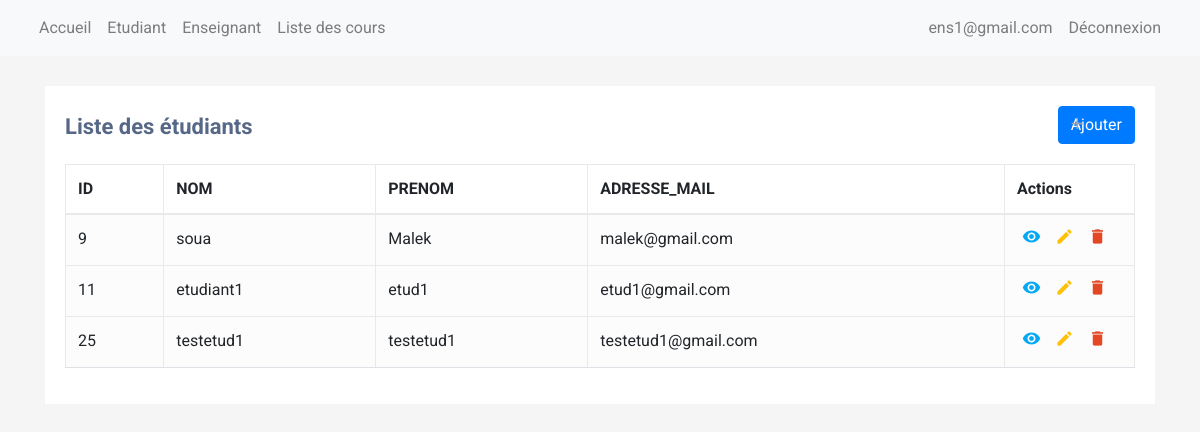
The app's page /miniprojet/Accueil_admin_etudiant.php (signed in) with its own data.
### tables this page shows
CREATE TABLE `utilisateur` (
  `id_utilisateur` int NOT NULL,
  `nom` varchar(100) DEFAULT NULL,
  `prenom` varchar(100) DEFAULT NULL,
  `email` varchar(100) DEFAULT NULL,
  `mot_de_passe` varchar(100) DEFAULT NULL,
  `Role` int DEFAULT NULL
);

### miniprojet/get_email.php (called while the page is built)
<?php
$conn = connect();
$id_utilisateur = $_SESSION['id_utilisateur'];
    $req = "SELECT email FROM utilisateur WHERE id_utilisateur= :id_utilisateur ";
    $statement = $conn->prepare($req);
    $statement->bindParam(':id_utilisateur', $id_utilisateur, PDO::PARAM_INT);
    $statement->execute();
    $user = $statement->fetch(PDO::FETCH_ASSOC);
?>

### miniprojet/Accueil_admin_etudiant.php (the view, shortened to what this page needs)
<?php
require_once("get_email.php");
    ?>
<!DOCTYPE html>
<html lang="en">
<head>
<link rel="stylesheet" href="https://stackpath.bootstrapcdn.com/bootstrap/4.5.0/css/bootstrap.min.css">
<link rel="stylesheet" href="https://maxcdn.bootstrapcdn.com/font-awesome/4.7.0/css/font-awesome.min.css">
</head>
<body>
<header>
<nav class="navbar navbar-expand-lg navbar-light bg-light">
<div class="container-fluid">
<div class="collapse navbar-collapse" id="navbarNav">
<ul class="navbar-nav">
    <li>
    <a class="nav-link" href="Accueil_admin.php">Accueil</a>
    </li>
<li class="nav-item">
<a class="nav-link" href="Accueil_admin_etudiant.php">Etudiant</a>
</li>
<li class="nav-item">
<a class="nav-link" href="Accueil_admin_enseignant.php">Enseignant</a>
</li>
<li class="nav-item">
<a class="nav-link" href="Accueil_admin_cours.php">Liste des cours</a>
</li>
</ul>
<ul class="navbar-nav ml-auto">
<li class="nav-item">
<a class="nav-link"><?php echo $user['email']; ?></a>
</li>
<li class="nav-item">
<a class="nav-link" href="deconnexion.php">Déconnexion</a>
</li>
</ul>
</div>
</div>
</nav>
</header>
<div class="container-xl">
    <div class="table-responsive">
        <div class="table-wrapper">
            <div class="table-title">
                <div class="row">
                    <div class="col-sm-8"><h2><b>Liste des étudiants</b></h2></div>
                    <div class="col-sm-4">
                        <div class="search-box">
                        <form action="ajouter_etudiant.php" method="get">
                            <button type="submit" class="btn btn-primary">
                                <i class="material-icons">add</i> Ajouter
                            </button>
                        </form>
                        </div>
                    </div>
                </div>
            </div>
            <table class="table table-striped table-hover table-bordered">
                <thead>
                    <tr>
                        <th>ID</th>
                        <th>NOM</th>
                        <th>PRENOM </th>
                        <th>ADRESSE_MAIL</th>
                        <th>Actions</th>
                    </tr>
                </thead>
                <tbody>
                <?php
     require_once("connect.php");
    $req = "select * from utilisateur where Role=2";
try {
    $resultat = $conn->query($req);
    while($ligne = $resultat->fetch(PDO::FETCH_ASSOC)) {
        echo "<tr>";
        echo "<td>".$ligne["id_utilisateur"]."</td>";
        echo "<td>".$ligne["nom"]."</td>";
        echo "<td>".$ligne["prenom"]."</td>";
        echo "<td>".$ligne["email"]."</td>";
        echo" <td>
        <a href='affichage_par_id.php?id_utilisateur=".$ligne["id_utilisateur"]."' class='view' title='View' data-toggle='tooltip'><i class='material-icons'>&#xE417;</i></a>
        <a href='edit_utilisateur.php?id_utilisateur=".$ligne["id_utilisateur"]."' class='edit' title='Edit' data-toggle='tooltip'><i class='material-icons'>&#xE254;</i></a>
        <a href='supprimer_utilisateur.php?id_utilisateur=".$ligne["id_utilisateur"]."' class='delete' title='Delete' data-toggle='tooltip'><i class='material-icons'>&#xE872;</i></a>
    </td>";
        echo "<tr>";
    }
    echo "</table>";
}
catch(PDOException $e)
{
    echo "<br> Probleme de requete".$e->getMessage();
}
?>
        </div>
    </div>
</div>
</body>
</html>

### miniprojet/Accueil_admin_etudiant.php (style rules this page uses)
body { color: #566787; background: #f5f5f5; font-family: 'Roboto', sans-serif; }
.table-responsive { margin: 30px 0; }
.table-wrapper { min-width: 1000px; background: #fff; padding: 20px; box-shadow: 0 1px 1px rgba(0,0,0,.05); }
.table-title { padding-bottom: 10px; margin: 0 0 10px; min-width: 100%; }
.table-title h2 { margin: 8px 0 0; font-size: 22px; }
.search-box { position: relative; float: right; }
.search-box i { color: #a0a5b1; position: absolute; font-size: 19px; top: 8px; left: 10px; }
table.table tr th, table.table tr td { border-color: #e9e9e9; }
table.table-striped tbody tr:nth-of-type(odd) { background-color: #fcfcfc; }
table.table td:last-child { width: 130px; }
table.table td a { color: #a0a5b1; display: inline-block; margin: 0 5px; }
table.table td a.view { color: #03A9F4; }
table.table td a.edit { color: #FFC107; }
table.table td a.delete { color: #E34724; }
table.table td i { font-size: 19px; }

### records on screen
utilisateur: email "ens1@gmail.com"
utilisateur: id_utilisateur "9", nom "soua", prenom "Malek", email "malek@gmail.com"
utilisateur: id_utilisateur "11", nom "etudiant1", prenom "etud1", email "etud1@gmail.com"
utilisateur: id_utilisateur "25", nom "testetud1", prenom "testetud1", email "testetud1@gmail.com"
